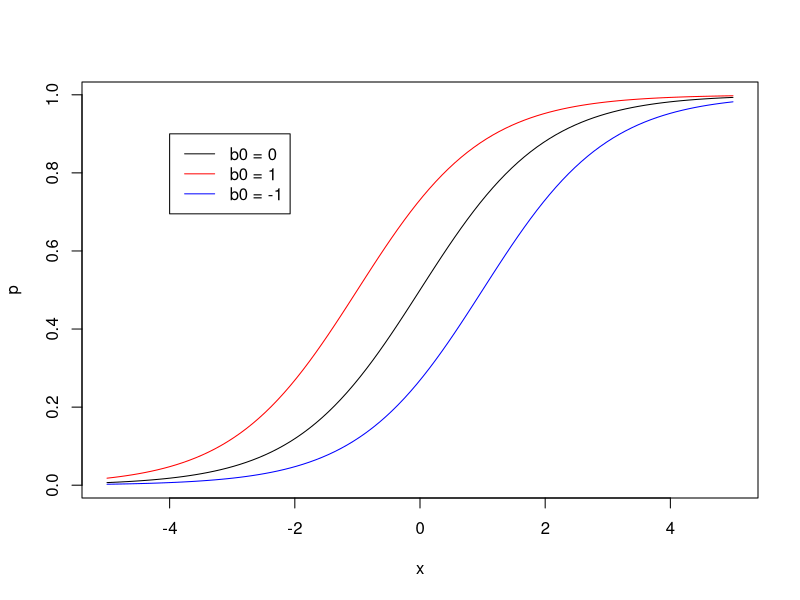
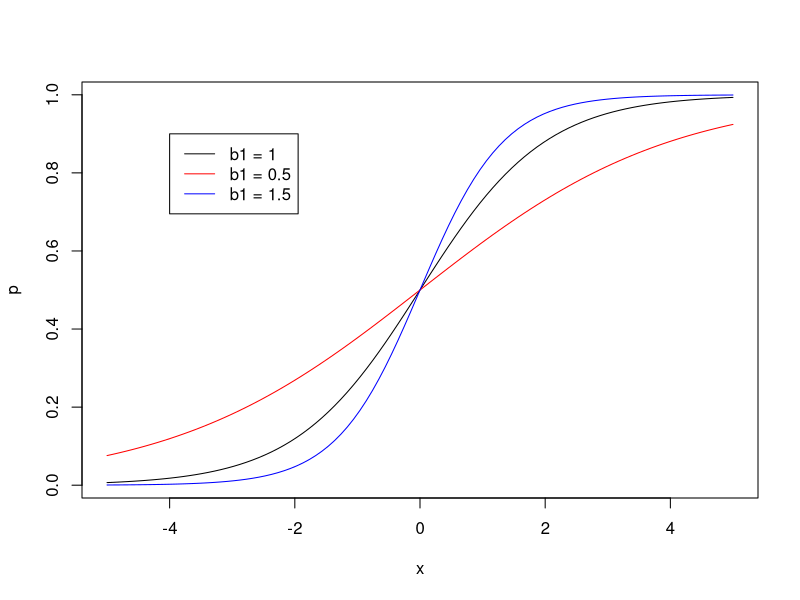
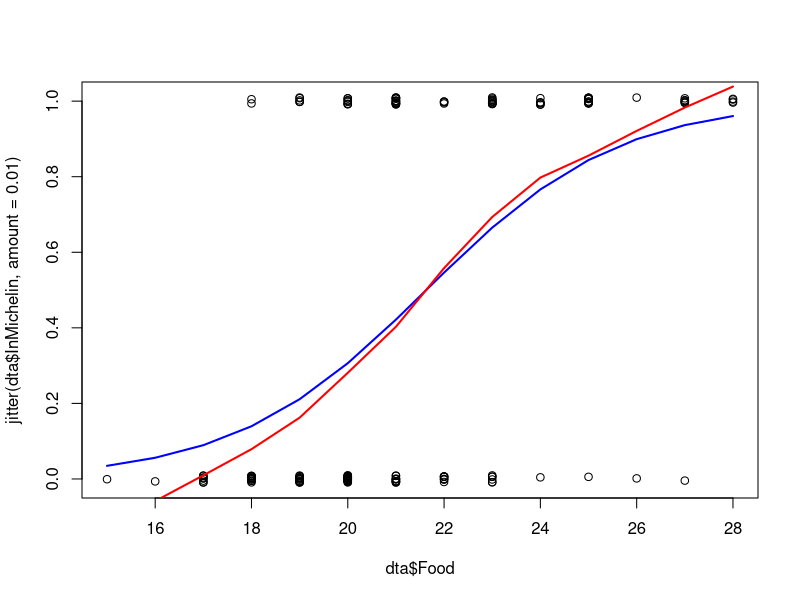

Write the R code that produced these figures, in order.
####
#### Impacts of changing logistic regression coefficients on logistic curve.
####

##
## Changing the model intercept.
##

beta_0 <- 0
beta_1 <- 1
x <- seq(from = -5, to = 5, length = 100)
log_odds <- beta_0 + beta_1 * x
p <- exp(log_odds) / (1 + exp(log_odds))

plot(x, p, type = "l")

beta_0 <- 1
log_odds <- beta_0 + beta_1 * x
p <- exp(log_odds) / (1 + exp(log_odds))

lines(x, p, col = "red")

beta_0 <- -1
log_odds <- beta_0 + beta_1 * x
p <- exp(log_odds) / (1 + exp(log_odds))

lines(x, p, col = "blue")

legend(-4, 0.9, legend = c("b0 = 0", "b0 = 1", "b0 = -1"), lty = rep(1, 3),
  col = c("black", "red", "blue"))

##
## Changing the model slope.
##

beta_0 <- 0
beta_1 <- 1
x <- seq(from = -5, to = 5, length = 100)
log_odds <- beta_0 + beta_1 * x
p <- exp(log_odds) / (1 + exp(log_odds))

plot(x, p, type = "l")

beta_1 <- 0.5
log_odds <- beta_0 + beta_1 * x
p <- exp(log_odds) / (1 + exp(log_odds))

lines(x, p, col = "red")

beta_1 <- 1.5
log_odds <- beta_0 + beta_1 * x
p <- exp(log_odds) / (1 + exp(log_odds))

lines(x, p, col = "blue")

legend(-4, 0.9, legend = c("b1 = 1", "b1 = 0.5", "b1 = 1.5"), lty = rep(1, 3), 
  col = c("black", "red", "blue"))
  
####
#### Michelin guide and model diagnostic.
####

dta <- read.csv("MichelinNY.csv")

## Fit logistic regression model.
fit <- glm(InMichelin ~ Food, data = dta, family = binomial)
summary(fit)

##
## Compare fitted values to non-parametric fit in plot of residuals.
##

plot(dta$Food, jitter(dta$InMichelin, amount = 0.01))

## Fitted values from model.
p_hat <- predict(fit, type = "response")
food_oo <- order(dta$Food)
food_sort <- dta$Food[food_oo]
p_hat_sort <- p_hat[food_oo]

lines(food_sort, p_hat_sort, col = "blue", lwd = 2)

## Add lowess curve.
lines(lowess(dta$Food, dta$InMichelin), col = "red", lwd = 2)

####
#### Can you exponentiate endpoints of CI on log(OR) scale to get CI on OR scale? YES.
####

set.seed(23401)

beta_0 <- 0.5
beta_1 <- 1.25

## Odds ratio for one-unit increase in x.
OR_0 <- exp(beta_1)
log_OR_0 <- beta_1

B <- 5000
n <- 50
CI_log_OR <- CI_OR <- matrix(NA, nrow = B, ncol = 2)
for(b in 1:B) {
  x <- runif(n)
  p_x <- exp(beta_0 + beta_1 * x) / (1 + exp(beta_0 + beta_1 * x))
  y <- rbinom(n, size = 1, prob = p_x)
  
  ## Logistic regression.
  fit <- glm(y ~ x, family = binomial)
  cf_fit <- summary(fit)$coef
  beta_1_hat <- cf_fit[2, 1]
  se_b1_hat <- cf_fit[2, 2]
  
  ## CIs.
  CI_log_OR[b, ] <- beta_1_hat + c(-1, 1) * 1.96 * se_b1_hat
  CI_OR[b, ] <- exp(CI_log_OR[b, ])
}

## CI coverage.
cvrg_log_OR <- log_OR_0 >= CI_log_OR[, 1] & log_OR_0 <= CI_log_OR[, 2]
cvrg_OR <- OR_0 >= CI_OR[, 1] & OR_0 <= CI_OR[, 2]
mean(cvrg_log_OR)
mean(cvrg_OR)

